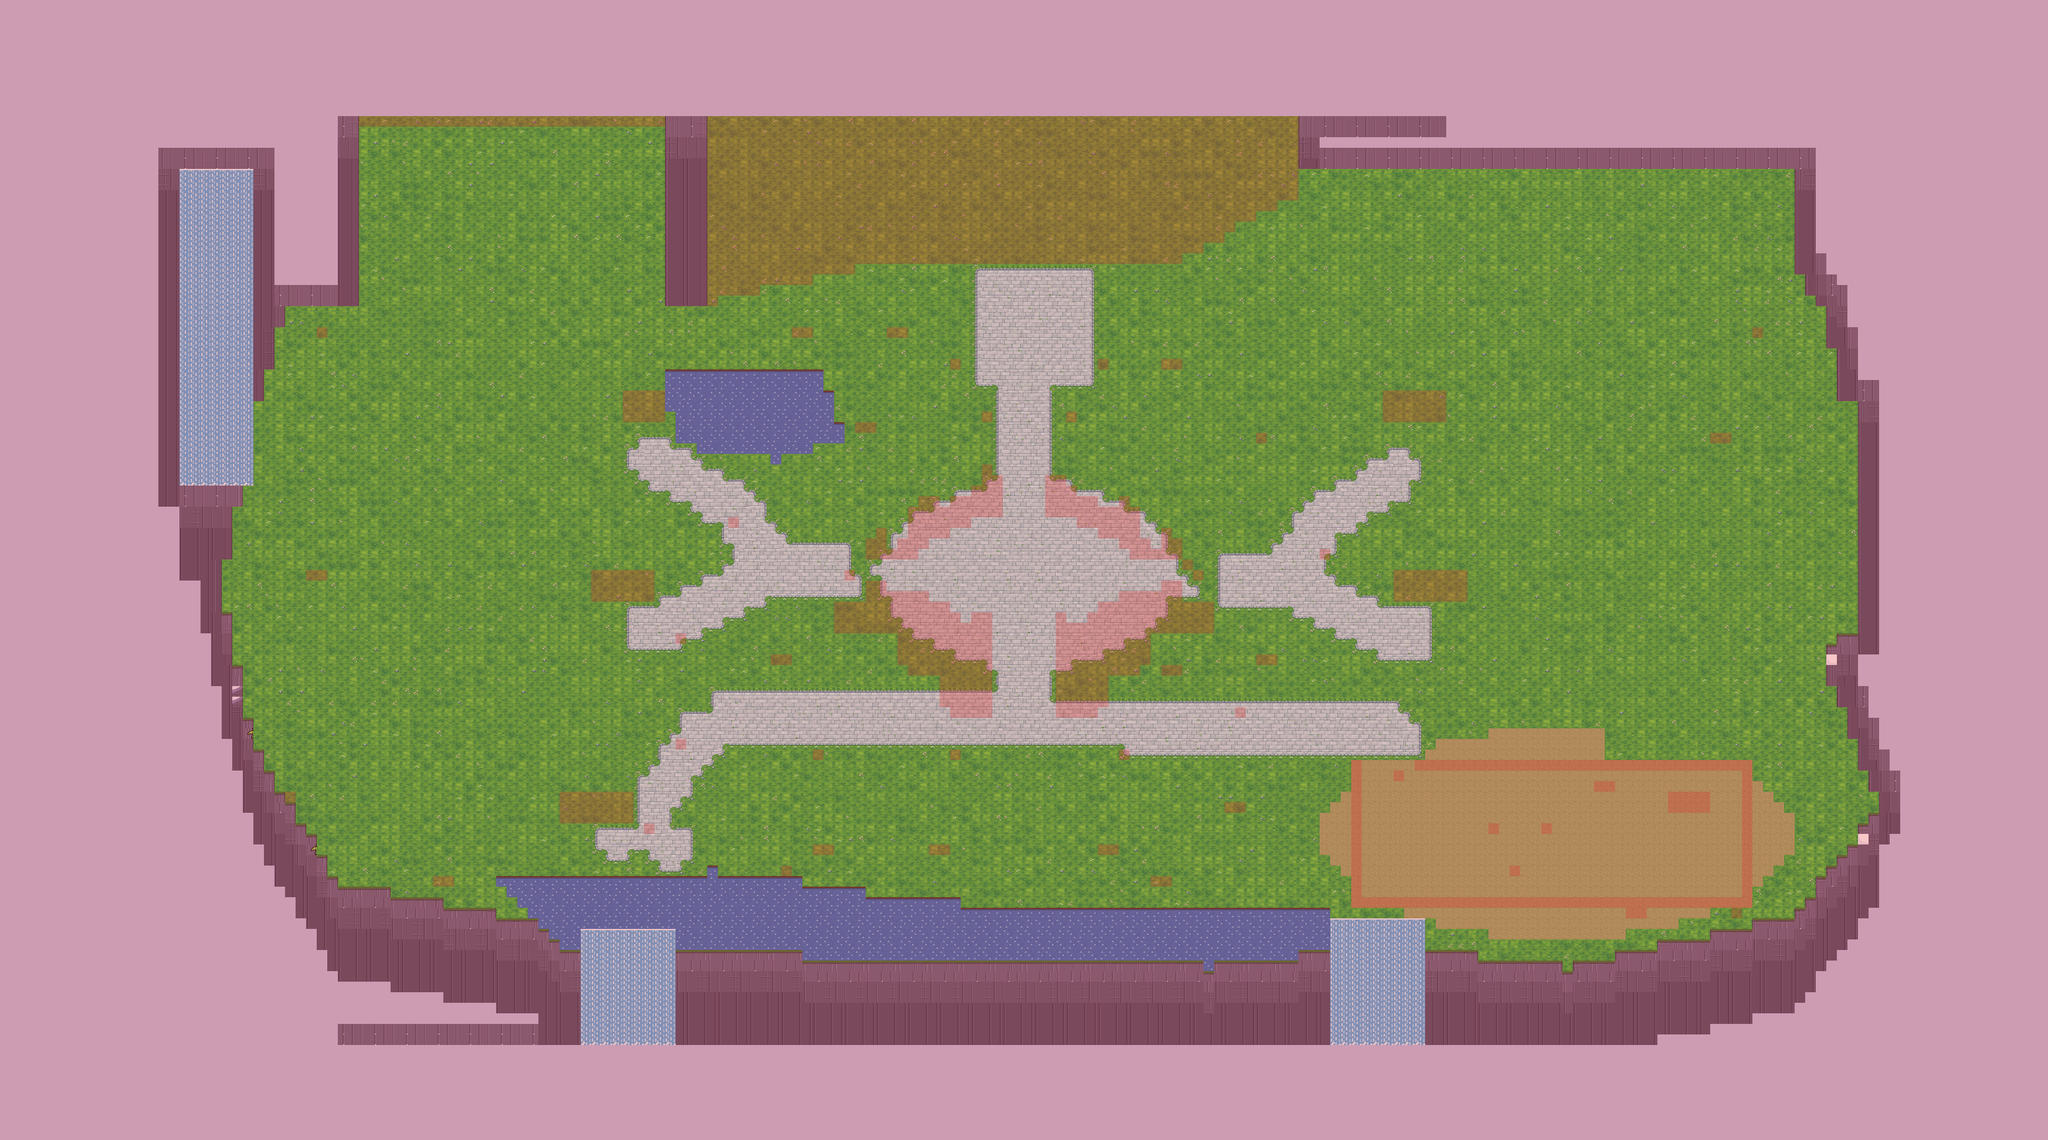

A 2D game scene composited from a Tiled map and its tileset images. What follows is a short description and the map's XML, with each tile layer's data collapsed to a summary:
An orthogonal 194x108 tile map with 16x16 px tiles, 5 tile layers (nen, trang_tri, duoi, tren, ...), 3 tilesets and 111 objects (35x hang_rao, 12x den_da, 7x anh_dao_lon, 4x them_ngang, 4x co_phuon, ...).

<map version="1.10" tiledversion="1.12.2" orientation="orthogonal" renderorder="right-down" width="194" height="108" tilewidth="16" tileheight="16" infinite="0" nextlayerid="9" nextobjectid="22">
 <tileset firstgid="1" source="co_da.tsx" />
 <tileset firstgid="65" source="dia_hinh_game.tsx" />
 <tileset firstgid="113" source="vat.tsx" />
 <layer id="1" name="nen" width="194" height="108">
  <data>[20952 cells, 20952 non-empty, 91 distinct tile ids]</data>
 </layer>
 <layer id="2" name="trang_tri" width="194" height="108">
  <data>[20952 cells, 0 non-empty, 0 distinct tile ids]</data>
 </layer>
 <layer id="3" name="duoi" width="194" height="108">
  <data>[20952 cells, 0 non-empty, 0 distinct tile ids]</data>
 </layer>
 <objectgroup id="4" name="nen_vat">
  <object id="12" name="be_phap_dai" gid="113" x="1276" y="1074" width="552" height="428" />
  <object id="13" name="tran" gid="114" x="1450" y="924" width="203" height="120" />
  <object id="14" name="them_vuong" gid="115" x="913" y="676.8" width="110" height="98" />
  <object id="15" name="them_ngang" gid="117" x="857" y="947.2" width="177" height="89" />
  <object id="16" name="them_ngang" gid="117" x="810" y="1280" width="177" height="89" />
  <object id="17" name="them_ngang" gid="117" x="2063" y="676.8" width="177" height="89" />
  <object id="18" name="them_ngang" gid="117" x="2086" y="947.2" width="177" height="89" />
 </objectgroup>
 <objectgroup id="5" name="cong_trinh" draworder="topdown">
  <object id="19" name="truyen_thua" gid="116" x="926" y="641" width="85" height="122" />
  <object id="20" name="tang_kinh" gid="118" x="890" y="914" width="110" height="94" />
  <object id="21" name="cong_duc" gid="119" x="837" y="1247" width="123" height="88" />
  <object id="22" name="luyen_khi" gid="120" x="2094" y="644" width="115" height="104" />
  <object id="23" name="dan_duoc" gid="121" x="2114" y="914" width="121" height="98" />
  <object id="24" name="co_phuon" gid="122" x="1436" y="552" width="17" height="42" />
  <object id="25" name="co_phuon" gid="122" x="1668" y="552" width="17" height="42" />
  <object id="26" name="den_da" gid="123" x="1481" y="635" width="18" height="30" />
  <object id="27" name="den_da" gid="123" x="1621" y="635" width="18" height="30" />
  <object id="28" name="den_da" gid="123" x="1110" y="802" width="18" height="30" />
  <object id="29" name="den_da" gid="123" x="1017" y="978" width="18" height="30" />
  <object id="30" name="den_da" gid="123" x="1226" y="1155" width="18" height="30" />
  <object id="31" name="den_da" gid="123" x="1876" y="1093" width="18" height="30" />
  <object id="32" name="den_da" gid="123" x="1992" y="843" width="18" height="30" />
  <object id="33" name="den_da" gid="123" x="1899" y="677" width="18" height="30" />
  <object id="34" name="den_da" gid="123" x="971" y="1259" width="18" height="30" />
  <object id="35" name="den_da" gid="123" x="1180" y="1322" width="18" height="30" />
  <object id="36" name="den_da" gid="123" x="1435" y="1155" width="18" height="30" />
  <object id="37" name="den_da" gid="123" x="1690" y="1155" width="18" height="30" />
  <object id="38" name="bia_nho" gid="124" x="1403" y="1290" width="36" height="30" />
  <object id="39" name="bia_nho" gid="124" x="1670" y="1301" width="36" height="30" />
  <object id="40" name="cau_da" gid="125" x="988" y="1355" width="54" height="38" />
  <object id="41" name="luyen_vo" gid="126" x="2514" y="1228" width="87" height="80" />
  <object id="42" name="moc_nhan" gid="127" x="2248" y="1269" width="17" height="28" />
  <object id="43" name="moc_nhan" gid="127" x="2340" y="1269" width="17" height="28" />
  <object id="44" name="moc_nhan" gid="127" x="2294" y="1332" width="17" height="28" />
  <object id="45" name="gia_binh_khi" gid="128" x="2416" y="1207" width="29" height="30" />
  <object id="46" name="co_phuon" gid="122" x="2108" y="1186" width="17" height="42" />
  <object id="47" name="co_phuon" gid="122" x="2619" y="1394" width="17" height="42" />
  <object id="48" name="anh_dao_lon" gid="129" x="1176" y="510" width="96" height="84" />
  <object id="49" name="anh_dao_lon" gid="129" x="433" y="885" width="96" height="84" />
  <object id="50" name="anh_dao_lon" gid="129" x="387" y="1218" width="96" height="84" />
  <object id="51" name="anh_dao_lon" gid="129" x="2568" y="677" width="96" height="84" />
  <object id="52" name="anh_dao_lon" gid="129" x="1825" y="1238" width="96" height="84" />
  <object id="53" name="anh_dao_lon" gid="129" x="1199" y="1301" width="96" height="84" />
  <object id="54" name="anh_dao_lon" gid="129" x="1709" y="1342" width="96" height="84" />
  <object id="55" name="anh_dao_nho" gid="130" x="1007" y="1134" width="62" height="57" />
  <object id="56" name="tung_cao" gid="131" x="450" y="510" width="62" height="84" />
  <object id="57" name="tung_cao" gid="131" x="2631" y="510" width="62" height="84" />
  <object id="58" name="tung_bonsai" gid="132" x="1328" y="510" width="69" height="63" />
  <object id="59" name="tung_bonsai" gid="132" x="1746" y="552" width="69" height="63" />
  <object id="60" name="cay_tron" gid="133" x="2440" y="1384" width="72" height="66" />
  <object id="61" name="cay_tron" gid="133" x="631" y="1342" width="72" height="66" />
  <object id="62" name="bui_cay" gid="134" x="1157" y="1010" width="40" height="26" />
  <object id="63" name="bui_cay" gid="134" x="1900" y="1010" width="40" height="26" />
  <object id="64" name="da_lon" gid="135" x="1297" y="656" width="39" height="37" />
  <object id="65" name="da_nho" gid="136" x="1764" y="1030" width="33" height="19" />
  <object id="66" name="khom_hoa" gid="137" x="1485" y="1342" width="34" height="18" />
  <object id="67" name="khom_hoa" gid="137" x="1601" y="1363" width="34" height="18" />
  <object id="68" name="khom_hoa" gid="137" x="1346" y="1051" width="34" height="18" />
  <object id="69" name="khom_hoa" gid="137" x="1763" y="802" width="34" height="18" />
  <object id="70" name="sen" gid="138" x="1091" y="646" width="33" height="21" />
  <object id="71" name="sen" gid="138" x="1416" y="1436" width="33" height="21" />
  <object id="72" name="hang_rao" gid="139" x="2142" y="1168" width="37" height="21" />
  <object id="73" name="hang_rao" gid="139" x="2174" y="1168" width="37" height="21" />
  <object id="74" name="hang_rao" gid="139" x="2206" y="1168" width="37" height="21" />
  <object id="75" name="hang_rao" gid="139" x="2238" y="1168" width="37" height="21" />
  <object id="76" name="hang_rao" gid="139" x="2270" y="1168" width="37" height="21" />
  <object id="77" name="hang_rao" gid="139" x="2302" y="1168" width="37" height="21" />
  <object id="78" name="hang_rao" gid="139" x="2334" y="1168" width="37" height="21" />
  <object id="79" name="hang_rao" gid="139" x="2366" y="1168" width="37" height="21" />
  <object id="80" name="hang_rao" gid="139" x="2398" y="1168" width="37" height="21" />
  <object id="81" name="hang_rao" gid="139" x="2430" y="1168" width="37" height="21" />
  <object id="82" name="hang_rao" gid="139" x="2462" y="1168" width="37" height="21" />
  <object id="83" name="hang_rao" gid="139" x="2494" y="1168" width="37" height="21" />
  <object id="84" name="hang_rao" gid="139" x="2526" y="1168" width="37" height="21" />
  <object id="85" name="hang_rao" gid="139" x="2558" y="1168" width="37" height="21" />
  <object id="86" name="hang_rao" gid="139" x="2590" y="1168" width="37" height="21" />
  <object id="87" name="hang_rao" gid="139" x="2622" y="1168" width="37" height="21" />
  </objectgroup>
 <layer id="6" name="tren" width="194" height="108">
  <data>[20952 cells, 0 non-empty, 0 distinct tile ids]</data>
 </layer>
 <layer id="7" name="va_cham" width="194" height="108" opacity="0.45">
  <data>[20952 cells, 11690 non-empty, 1 distinct tile ids]</data>
 </layer>
 <objectgroup id="8" name="diem">
  <!-- 11 objects omitted --></objectgroup>
</map>
<!-- 35 of 111 objects omitted -->
